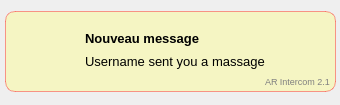
<?xml version="1.0" encoding="UTF-8"?>
<ui version="4.0">
 <class>NotificationWidget</class>
 <widget class="QWidget" name="NotificationWidget">
  <property name="geometry">
   <rect>
    <x>0</x>
    <y>0</y>
    <width>340</width>
    <height>105</height>
   </rect>
  </property>
  <property name="windowTitle">
   <string>AR Notifier</string>
  </property>
  <widget class="QFrame" name="global_frame">
   <property name="geometry">
    <rect>
     <x>5</x>
     <y>11</y>
     <width>331</width>
     <height>81</height>
    </rect>
   </property>
   <property name="styleSheet">
    <string notr="true">#global_frame{
	outline:none;
	background-color: rgb(200, 211, 211);
	background-color: rgba(255, 255, 127, 100);
	border-radius:10px;
	border:1px solid  rgba(255, 0, 0, 100);
}</string>
   </property>
   <property name="frameShape">
    <enum>QFrame::StyledPanel</enum>
   </property>
   <property name="frameShadow">
    <enum>QFrame::Raised</enum>
   </property>
   <widget class="QLabel" name="title">
    <property name="geometry">
     <rect>
      <x>80</x>
      <y>12</y>
      <width>241</width>
      <height>31</height>
     </rect>
    </property>
    <property name="font">
     <font>
      <pointsize>11</pointsize>
      <bold>true</bold>
     </font>
    </property>
    <property name="styleSheet">
     <string notr="true">QLabel{
	background:transparent;
}</string>
    </property>
    <property name="text">
     <string>&lt;html&gt;&lt;head/&gt;&lt;body&gt;&lt;p&gt;&lt;span style=&quot; font-size:10pt;&quot;&gt;Nouveau message&lt;/span&gt;&lt;/p&gt;&lt;/body&gt;&lt;/html&gt;</string>
    </property>
    <property name="alignment">
     <set>Qt::AlignLeading|Qt::AlignLeft|Qt::AlignVCenter</set>
    </property>
   </widget>
   <widget class="QPushButton" name="logo">
    <property name="geometry">
     <rect>
      <x>10</x>
      <y>13</y>
      <width>61</width>
      <height>51</height>
     </rect>
    </property>
    <property name="styleSheet">
     <string notr="true">QPushButton{
	image: url(:/icons/icons/ARsoftlogo.png);
	border:none;
}</string>
    </property>
   </widget>
   <widget class="QLabel" name="sender_name">
    <property name="geometry">
     <rect>
      <x>80</x>
      <y>40</y>
      <width>241</width>
      <height>21</height>
     </rect>
    </property>
    <property name="font">
     <font>
      <pointsize>10</pointsize>
     </font>
    </property>
    <property name="styleSheet">
     <string notr="true">QLabel{
	background:transparent;
}</string>
    </property>
    <property name="text">
     <string>Username sent you a massage</string>
    </property>
    <property name="alignment">
     <set>Qt::AlignLeading|Qt::AlignLeft|Qt::AlignVCenter</set>
    </property>
   </widget>
   <widget class="QLabel" name="sender_name_2">
    <property name="geometry">
     <rect>
      <x>260</x>
      <y>60</y>
      <width>71</width>
      <height>21</height>
     </rect>
    </property>
    <property name="font">
     <font>
      <pointsize>7</pointsize>
     </font>
    </property>
    <property name="styleSheet">
     <string notr="true">QLabel{
	background:transparent;
	color:gray;
}</string>
    </property>
    <property name="text">
     <string>AR Intercom 2.1</string>
    </property>
    <property name="alignment">
     <set>Qt::AlignLeading|Qt::AlignLeft|Qt::AlignVCenter</set>
    </property>
   </widget>
  </widget>
 </widget>
 <resources>
  <include location="../resources/img.qrc"/>
 </resources>
 <connections/>
</ui>
